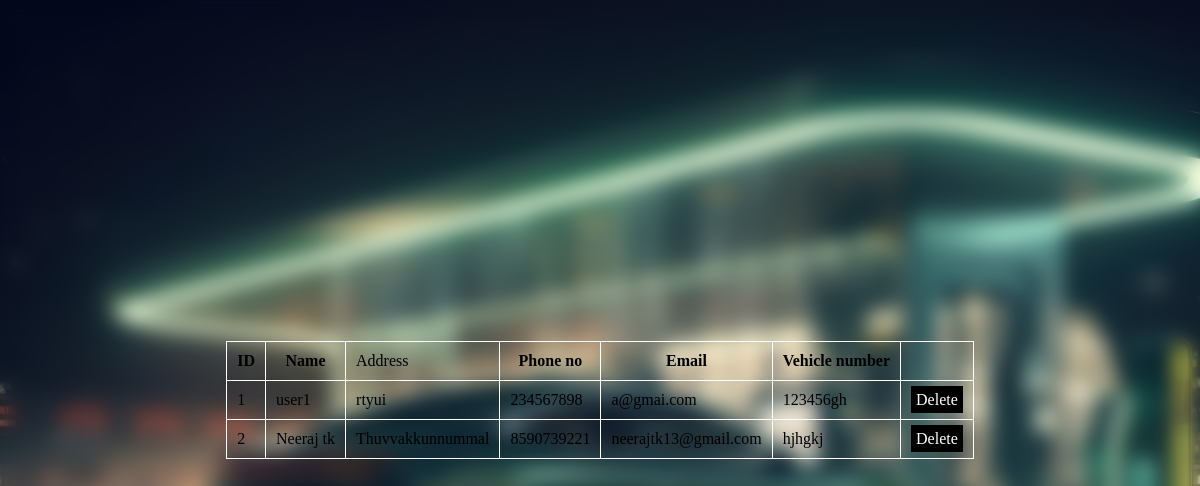
The page /user/ on the database its author committed.
### evapp/models.py (models this page shows)
class UserTable(models.Model):
    LOGIN=models.ForeignKey(Logintable, on_delete=models.CASCADE)
    Name = models.CharField(max_length=30, blank=True, null=True)
    Address = models.CharField(max_length=300, blank=True, null=True)
    Phone= models.BigIntegerField(null=True, blank=True)
    Email = models.CharField(max_length=30, blank=True, null=True)
    Vehiclenumber = models.CharField(max_length=30, blank=True, null=True)

### evapp/views.py (the view)
# urls.py: path('user/',UserPage.as_view(), name="user"),
class UserPage(View):
    def get(self,request):
        obj = UserTable.objects.all()
        return render(request, 'manage user.html',{'obj':obj})

### template/manage user.html (shortened to what this page needs)
{% load static %}
<html lang="en">
<head>
    <link rel="stylesheet" href="{% static 'css/td.css'%}">
</head>
<body>
    <table>
        <tr>
            <th>ID</th>
            <th>Name</th>
            <td>Address</td>
            <th>Phone no</th>
            <th>Email</th>
            <th>Vehicle number</th>
            <th>  </th>
        </tr>
        {% for i in obj %}
        <tr>
            <td>{{ forloop.counter}}</td>
            <td>{{ i.Name }}</td>
            <td>{{ i.Address }}</td>
            <td>{{i.Phone}}</td>
            <td>{{i.Email}}</td>
            <td>{{i.Vehiclenumber}}</td>
            <td><a href="/delete_user/{{i.LOGIN.id}}" id="delete">Delete</a></td>
        </tr>
        {% endfor %}
    </table>
</body>
</html>

### static/css/td.css (style rules this page uses)
* { padding: 0; margin: 0; }
body { display: flex; justify-content: center; height: 100vh; align-items: center; background-image: url(./img/ev.jpg); background-size: cover; backdrop-filter: blur(10px); }
table { border-collapse: collapse ; }
td,th { border: 1px solid rgb(255, 255, 255); padding: 10px; }
#delete { padding: 5px; background-color: rgb(0, 0, 0); text-decoration: none; color: white; }

### rows shown on the page
UserTable: Name "user1", Address "rtyui", Phone "234567898", Email "a@gmai.com", Vehiclenumber "123456gh"
UserTable: Name "Neeraj tk", Address "Thuvvakkunnummal", Phone "8590739221", Email "neerajtk13@gmail.com", Vehiclenumber "hjhgkj"
